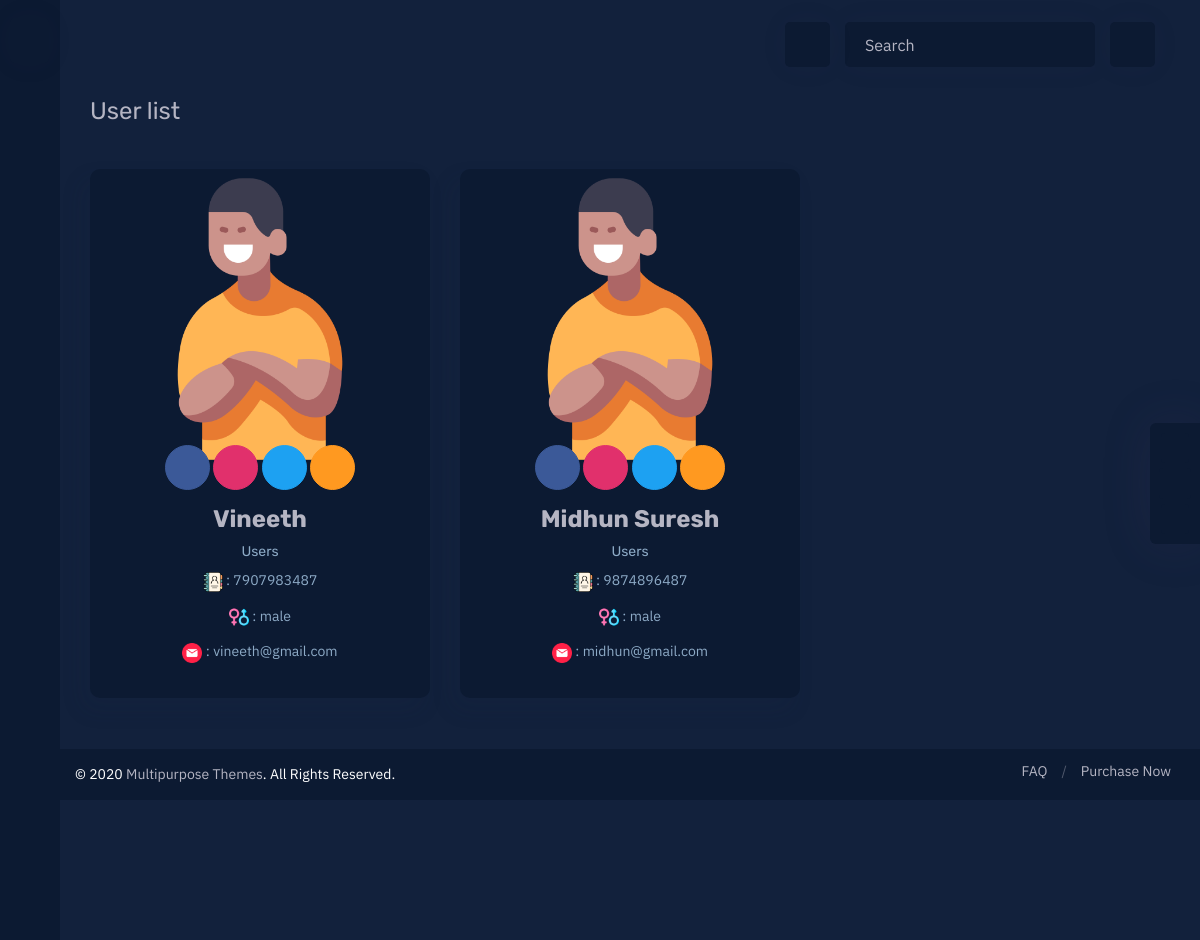
The app's page /adm_view_users/ with its own data.
### myapp/models.py (models this page shows)
class Userreg(models.Model):
    name = models.CharField(max_length=100, null=True)
    email = models.EmailField(max_length=100, null=True)
    phone = models.IntegerField(null=True, blank=True)
    gender = models.CharField(max_length=300, null=True)
    image = models.ImageField(null=True, upload_to="profile")
    loginid = models.ForeignKey(Login, on_delete=models.CASCADE, null=True)

### myapp/views.py (the view)
# urls.py: path("adm_view_users/",views.adm_view_users),
def adm_view_users(request):
    view = Userreg.objects.all()
    return render(request, "Admin/view_users.html", {"view": view})

### templates/Admin/view_users.html (shortened to what this page needs)
{% extends 'Admin/common.html' %}
{% block header %}
{% load static %}
<div class="content-wrapper">
    <div class="container-full">
        <div class="content-header">
            <div class="d-flex align-items-center">
                <div class="mr-auto">
                    <h3 class="page-title">User list</h3>
                </div>
            </div>
        </div>
        <section class="content">
            <div class="row">
                {% for i in view %}
                <div class="col-12 col-lg-4">
                    <div class="box ribbon-box">
                        <div class="box-header no-border p-0">
                            <a href="#">
                               <center> <img class="img-fluid" src="/static/media/{{i.image}}" style="width: 300px;" alt=""></center>
                            </a>
                        </div>
                        <div class="box-body">
                            <div class="user-contact list-inline text-center">
                                <a href="#" class="btn btn-circle mb-5 btn-facebook"></a>
                                <a href="#" class="btn btn-circle mb-5 btn-instagram"></a>
                                <a href="#" class="btn btn-circle mb-5 btn-twitter"></a>
                                <a href="#" class="btn btn-circle mb-5 btn-warning"></a>
                            </div>
                            <div class="text-center">
                                <h3 class="my-10"><a><b>{{i.name}}</b></a></h3>
                                <h6 class="user-info mt-0 mb-10 text-fade">Users</h6>
                                <p class="text-fade w-p85 mx-auto"><img src="/static/assets/images/contacts.png" width="20px" alt=""> : {{i.phone}}</p>
                                <p class="text-fade w-p85 mx-auto"><img src="/static/assets/images/gender.png" width="20px" alt=""> : {{i.gender}}</p>
                                <p class="text-fade w-p85 mx-auto"><img src="/static/assets/images/message.png" width="20px" alt=""> : {{i.email}}</p>
                            </div>
                        </div>
                    </div>
                </div>
                {% endfor %}
            </div>
        </section>
    </div>
</div>
{% endblock %}

### templates/Admin/common.html (shortened to what this page needs)
{% load static %}
{% load static %}
<!DOCTYPE html>
<html lang="en">
<head>
    <link rel="stylesheet" href="{% static 'assets/css/vendors_css.css' %}">
    <link rel="stylesheet" href="{% static 'assets/css/style.css' %}">
    <link rel="stylesheet" href="{% static 'assets/css/skin_color.css' %}">
</head>
<body class="hold-transition dark-skin sidebar-mini theme-primary fixed sidebar-collapse">
    <div class="wrapper">
        <header class="main-header">
            <div class="d-flex align-items-center logo-box justify-content-start">
                <a href="#"
                    class="waves-effect waves-light nav-link d-none d-md-inline-block mx-10 push-btn bg-transparent"
                    data-toggle="push-menu" role="button">
                    <span class="icon-Align-left"><span class="path1"></span></span>
                </a>
            </div>
            <nav class="navbar navbar-static-top">
                <div class="navbar-custom-menu r-side">
                    <ul class="nav navbar-nav">
                        <li class="btn-group nav-item d-lg-inline-flex d-none">
                            <a href="#" data-provide="fullscreen" class="waves-effect waves-light nav-link full-screen"
                                title="Full Screen">
                                <i class="icon-Expand-arrows"><span class="path1"></span></i>
                            </a>
                        </li>
                        <li class="btn-group d-lg-inline-flex d-none">
                            <div class="app-menu">
                                <div class="search-bx mx-5">
                                    <form>
                                        <div class="input-group">
                                            <input type="search" class="form-control" placeholder="Search"
                                                aria-label="Search" aria-describedby="button-addon2">
                                            <div class="input-group-append">
                                                <button class="btn" type="submit" id="button-addon3"><i
                                                        class="ti-search"></i></button>
                                            </div>
                                        </div>
                                    </form>
                                </div>
                            </div>
                        </li>
                        <li class="dropdown user user-menu">
                            <a href="#" class="waves-effect waves-light dropdown-toggle" data-toggle="dropdown"
                                title="User">
                                <i class="icon-User"><span class="path1"></span></i>
                            </a>
                        </li>
                    </ul>
                </div>
            </nav>
        </header>
        <aside class="main-sidebar">
            <section class="sidebar position-relative">
                <div class="multinav">
                    <div class="multinav-scroll" style="height: 100%;">
                        <ul class="sidebar-menu" >
                            <li class="treeview">
                                <a href="/admin_home">
                                    <i class="icon-Layout-4-blocks"><span class="path1"></span></i>
                                </a>
                            </li>
                            <li class="treeview">
                                <a href="/adm_view_users">
                                    <i class="icon-User"><span class="path1"></span></i>
                                </a>
                            </li>
                            <li class="treeview">
                                <a href="/adm_view_creators">
                                    <i class="ti-user text-muted mr-2"></i>
                                </a>
                            </li>
                            <li class="treeview">
								<a href="/">
									<i class="icon-Chat-locked"><span class="path1"></span></i>
								</a>
							</li>
                        </ul>
                    </div>
                </div>
            </section>
            <div class="sidebar-footer">
                <a href="/admin_home" class="link" data-toggle="tooltip" title="" data-original-title="Settings"
                    aria-describedby="tooltip92529"><span class="icon-Settings-2"></span></a>
                <a href="/log" class="link" data-toggle="tooltip" title="" data-original-title="Logout"><span
                        class="icon-Lock-overturning"><span class="path1"></span></span></a>
            </div>
        </aside>
        {% block header %}
        {% endblock %}
        <footer class="main-footer">
            <div class="pull-right d-none d-sm-inline-block">
                <ul class="nav nav-primary nav-dotted nav-dot-separated justify-content-center justify-content-md-end">
                    <li class="nav-item">
                        <a class="nav-link" href="javascript:void(0)">FAQ</a>
                    </li>
                    <li class="nav-item">
                        <a class="nav-link" href="#">Purchase Now</a>
                    </li>
                </ul>
            </div>
            &copy; 2020 <a href="https://www.multipurposethemes.com/">Multipurpose Themes</a>. All Rights Reserved.
        </footer>
    </div>
    <div class="sticky-toolbar">
        <a href="#" data-toggle="tooltip" data-placement="left" title="Buy Now"
            class="waves-effect waves-light btn btn-success btn-flat mb-5 btn-sm" target="_blank">
            <span class="icon-Money"><span class="path1"></span></span>
        </a>
        <a href="https://themeforest.net/user/multipurposethemes/portfolio" data-toggle="tooltip" data-placement="left"
            title="Portfolio" class="waves-effect waves-light btn btn-danger btn-flat mb-5 btn-sm" target="_blank">
            <span class="icon-Image"></span>
        </a>
        <a id="chat-popup" href="#" data-toggle="tooltip" data-placement="left" title="Live Chat"
            class="waves-effect waves-light btn btn-warning btn-flat btn-sm">
            <span class="icon-Group-chat"><span class="path1"></span></span>
        </a>
    </div>
</body>
</html>

### static/assets/css/skin_color.css (style rules this page uses)
body.dark-skin { background-color: #12213c; color: #b5b5c3; }
.dark-skin h1, .dark-skin h2, .dark-skin h3, .dark-skin h4, .dark-skin h5, .dark-skin h6 { color: #b5b5c3; }
.dark-skin a { color: #b5b5c3; }
.dark-skin .form-control { background-color: #0c1a32; color: #b5b5c3; }
.dark-skin .content-header .page-title { color: #b5b5c3; border-color: #638fda; }
.dark-skin .box { background-color: #254f99; }
.dark-skin .box .box-header { color: #b5b5c3; border-color: rgba(255, 255, 255, 0.12); }
.dark-skin .form-control { border-color: rgba(255, 255, 255, 0.12); }
.dark-skin .main-header .logo-box { background: #0c1a32 !important; }
.dark-skin .main-header .app-menu .search-bx input[type="search"] { background-color: #0c1a32; color: #b5b5c3; }
.dark-skin .main-header .app-menu .search-bx ::placeholder { color: #b5b5c3; }
.dark-skin .main-header .app-menu .search-bx .btn { background-color: #0c1a32; color: #b5b5c3 !important; }
.dark-skin .main-header .navbar .nav > li > a { color: #b5b5c3; background-color: #0c1a32; }
.dark-skin .main-footer { background: #0c1a32; color: #b5b5c3; border-color: rgba(255, 255, 255, 0.12); }
.dark-skin .main-sidebar { background-color: #0c1a32; }
.dark-skin .sidebar-menu > li { border-left: 3px solid #0c1a32; }
.dark-skin .main-sidebar .sidebar-footer { background-color: #0c1a32; }
.dark-skin .sidebar-menu > li > a > i { color: #b5b5c3; }
.dark-skin .sidebar a { color: #b5b5c3; }
.dark-skin .main-footer { background-color: body-dark; color: #ffffff; }
.dark-skin .nav-dot-separated .nav-item::after { color: #b5b5c3; }
.dark-skin .box { background-color: #0c1a32; box-shadow: -7.829px 11.607px 21px 0px rgba(25, 42, 70, 0.13); }
.dark-skin .box-header { color: #b5b5c3; }
.dark-skin .text-muted { color: #566f9e !important; }
.dark-skin .btn-flat { background-color: #0c1a32 !important; }
.dark-skin .sticky-toolbar { background: #0c1a32; }

### records on screen
Userreg: image (picture), name "Vineeth", phone "7907983487", gender "male", email "vineeth@gmail.com"
Userreg: image (picture), name "Midhun Suresh", phone "9874896487", gender "male", email "midhun@gmail.com"
